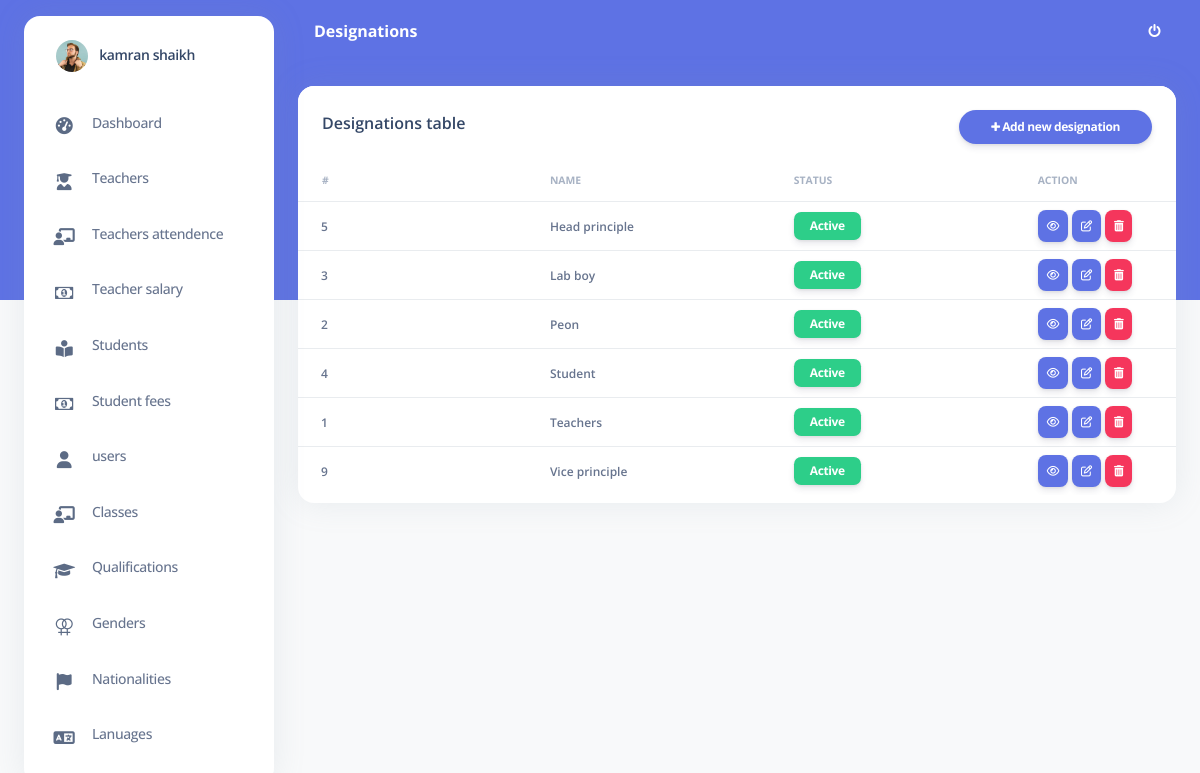
The page /pages/designation.php (signed in) on the database its author committed.
### tables this page shows
CREATE TABLE `designations` (
  `id` int(11) NOT NULL,
  `name` varchar(255) NOT NULL,
  `active` int(11) NOT NULL DEFAULT 1,
  `created_at` datetime NOT NULL DEFAULT current_timestamp()
);

### pages/db.php (called while the page is built, shortened)
<?php
class Database
{
    private $db_host = "localhost";
    private $db_user = "root";
    private $db_pass = "";
    private $db_name = "school_managment_system";
    public $conn = "";
    function __construct()
    {
        $this->conn = new mysqli($this->db_host, $this->db_user, $this->db_pass, $this->db_name) or die("Connection failed");
    }
		public function fetch_designation(){
			$query = "SELECT * FROM `designations` ORDER BY `name`";
			$res   = $this->conn->query($query);
			$i = 0;
			$data = array();
			while ($rows = $res->fetch_assoc()) {
				foreach ($rows as $key => $value) {
					$data[$i][$key] = $value;
				}
			$i++;
			}
		return $data;
	}
	}
	$obj = new Database();
	?>

### pages/designation.php (the view, shortened to what this page needs)
<!DOCTYPE html>
<html lang="en">
<?php include("head.php"); ?>
<?php
include("db.php");
$obj->is_logged_in();
?>
<?php $designation = $obj->fetch_designation() ?>
<body class="g-sidenav-show   bg-gray-100">
<?php include ("sidebar.php") ?>
  <main class="main-content position-relative border-radius-lg ">
  <nav class="navbar navbar-main navbar-expand-lg px-0 mx-4 shadow-none border-radius-xl " id="navbarBlur" data-scroll="false">
      <div class="container-fluid py-1 px-3">
        <nav aria-label="breadcrumb">
          <h6 class="font-weight-bolder text-white mb-0">Designations</h6>
        </nav>
          <ul class="navbar-nav  justify-content-end">
            <li class="nav-item d-flex align-items-center">
              <a href="logout.php" class="nav-link text-white font-weight-bold px-0">
              <i class="fa fa-power-off" aria-hidden="true"></i>
              </a>
            </li>
          </ul>
        </div>
    </nav>
    <div class="container-fluid py-4">
    <div class="row">
        <div class="col-12">
          <div class="card mb-4">
            <div class="card-header pb-0">
            <a style="float:right;" href="add_designation.php" class="btn btn-primary btn-sm btn-round ml-auto float-right"><i class="fa fa-plus"></i> Add new designation </a>
              <h6>Designations table</h6>
            </div>
            <div class="card-body px-0 pt-0 pb-2">
              <div class="table-responsive p-0">
                <table class="table align-items-center justify-content-center mb-0">
                  <thead>
                    <tr>
                      <th style="width:25%;" class="text-uppercase text-secondary text-xxs font-weight-bolder opacity-7">#</th>
                      <th style="width: 25%;" class="text-uppercase text-secondary text-xxs font-weight-bolder opacity-7 ps-2">Name</th>
                      <th style="width: 25%;" class="text-uppercase text-secondary text-xxs font-weight-bolder opacity-7 ps-2">Status</th>
                      <th style="width: 15%;" class="text-uppercase text-secondary text-xxs font-weight-bolder opacity-7 ps-2">Action</th>
                    </tr>
                  </thead>
                  <tbody>
                  <?php foreach ($designation as $key => $value) {
                  ?>
                    <tr>
                      <td>
                        <div class="d-flex px-2">
                          <div class="my-auto">
                          <span style="margin-left:7px;"  class="text-xs font-weight-bold"><?php echo ucfirst ($value['id'])?></span>
                          </div>
                        </div>
                      </td>
                      <td>
                        <span class="text-xs font-weight-bold"><?php echo ucfirst ($value['name'])?></span>
                      </td>
                      <td>
                      <?php if ($value['active'] == 1) { ?>
                             <span style="margin:0px;padding: 8px 16px 8px 16px;" class="btn btn-success badge badge-secondary">Active</span>
                            <?php
                             }else{?>
                               <span style="margin:0px;padding: 8px 14px 8px 14px;" class="btn btn-danger badge badge-secondary">Inctive</span>
                            <?php
                             }
                             ?>
                      </td>
                      <td>
                        <div class="form-button-action">
                            <a style="margin-bottom:0px;padding: 7px 9px 7px 9px;" href="view_designation.php?id=<?php echo $value['id']?>" class="btn btn-primary btn-sm" value="view_user" data-original-title="view">
                                <i class="fa fa-eye" aria-hidden="true"></i>
                            </a>
                            <a style="margin-bottom:0px;padding: 7px 9px 7px 9px;" href="update_designation.php?id=<?php echo $value['id']?>" class="btn btn-primary btn-sm" data-original-title="Edit">
                                <i class="fa fa-edit"></i>
                            </a>
                            <?php if ($_SESSION['users']['role_id'] == 1 OR ($_SESSION['users']['role_id'] == 2)){?>
                            <a href="javascript:void(0)" style="margin-bottom:0px;padding: 7px 9px 7px 9px;"type="button" class="submit_btn btn btn-danger btn-sm">
							          <i class="fas fa-trash-alt"  aria-hidden="true"></i>
                            </a>
                            <?php
                            }
                          ?>
                        </div>
                    </td>
                    </tr>
                    <?php }?>
                  </tbody>
                </table>
              </div>
            </div>
          </div>
        </div>
      </div>
    </div>
  </main>
</body>
</html>

### rows shown on the page
designations: id "5", name "Head principle", active "Active"
designations: id "3", name "Lab boy", active "Active"
designations: id "2", name "Peon", active "Active"
designations: id "4", name "Student", active "Active"
designations: id "1", name "Teachers", active "Active"
designations: id "9", name "Vice principle", active "Active"

### other values the page prints
$_SESSION['users']['fname'] "kamran"
$_SESSION['users']['lname'] "shaikh"
